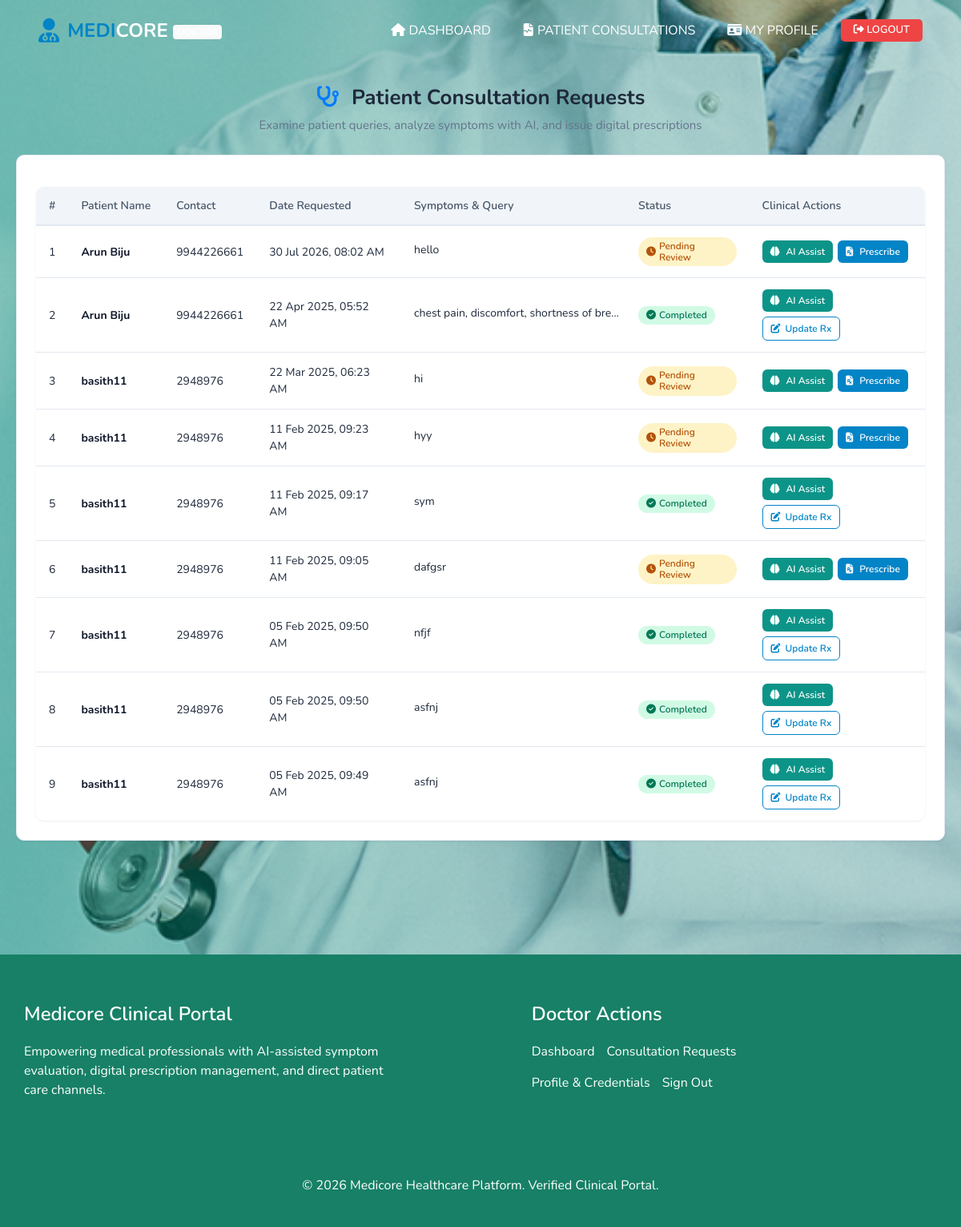
/Doctor/viewrequest/ (signed in), run on the app's committed database.
### User/models.py (models this page shows, shortened)
class tbl_request(models.Model):
    STATUS_PENDING = 0
    STATUS_ACCEPTED = 1
    STATUS_CHOICES = (
        (STATUS_PENDING, 'Pending'),
        (STATUS_ACCEPTED, 'Prescribed / Accepted'),
    )
    request_details = models.CharField(max_length=255)
    request_date = models.DateTimeField(auto_now_add=True)
    request_status = models.IntegerField(default=0, choices=STATUS_CHOICES, db_index=True)
    user = models.ForeignKey(tbl_registration, on_delete=models.CASCADE, related_name='consultation_requests')
    dotor = models.ForeignKey(tbl_doctor, on_delete=models.CASCADE, related_name='consultation_requests')
    class Meta:
        verbose_name = "Consultation Request"
        verbose_name_plural = "Consultation Requests"
        ordering = ['-request_date']

### Guest/models.py (models this page shows, shortened)
class tbl_registration(models.Model):
    registration_name = models.CharField(max_length=100)
    registration_email = models.CharField(max_length=100, db_index=True)
    registration_contact = models.CharField(max_length=30)
    registration_address = models.CharField(max_length=255)
    place = models.ForeignKey(tbl_place, on_delete=models.CASCADE, related_name='registrations')
    registration_photo = models.FileField(upload_to="Assets/Files/User")
    registration_password = models.CharField(max_length=128)
    class Meta:
        verbose_name = "User / Patient"
        verbose_name_plural = "Users / Patients"
        ordering = ['registration_name']

### Doctor/views.py (the view)
# urls.py: path('viewrequest/',views.viewrequest,name='viewrequest'),
@doctor_required
def viewrequest(request):
    doctor = get_object_or_404(tbl_doctor, id=request.session["did"])
    request_qs = tbl_request.objects.filter(dotor=doctor).select_related('user').order_by('-request_date')
    paginator = Paginator(request_qs, 10)
    page_number = request.GET.get('page')
    page_obj = paginator.get_page(page_number)
    return render(request, 'Doctor/ViewRequest.html', {
        'requestview': page_obj,
        'page_obj': page_obj,
    })

### mainproject/security.py (called while the page is built)
def doctor_required(view_func):
    @wraps(view_func)
    def _wrapped(request, *args, **kwargs):
        did = request.session.get("did")
        role = request.session.get("role")
        if not did or role != "doctor":
            messages.error(request, "Please log in as a doctor to access this page.")
            return redirect("Guest:login")
        from Guest.models import tbl_doctor
        doctor = tbl_doctor.objects.filter(id=did).first()
        if not doctor:
            request.session.flush()
            messages.error(request, "Doctor account not found. Please log in again.")
            return redirect("Guest:login")
        if doctor.doctor_status != 1:
            messages.error(request, "Your doctor account is pending administrator approval.")
            return redirect("Guest:login")
        return view_func(request, *args, **kwargs)
    return _wrapped

### Doctor/Templates/Doctor/ViewRequest.html (shortened to what this page needs)
{% extends 'Doctor/Head.html' %}
{% block content %}
<div class="medicore-page-container">
  <div class="medicore-page-header">
    <h2 class="medicore-page-title"><i class="fas fa-stethoscope text-primary mr-2"></i> Patient Consultation Requests</h2>
    <p class="medicore-page-subtitle">Examine patient queries, analyze symptoms with AI, and issue digital prescriptions</p>
  </div>
  <div class="medicore-card">
    <div class="medicore-table-responsive">
      <table class="medicore-table">
        <thead>
          <tr>
            <th>#</th>
            <th>Patient Name</th>
            <th>Contact</th>
            <th>Date Requested</th>
            <th>Symptoms & Query</th>
            <th>Status</th>
            <th>Clinical Actions</th>
          </tr>
        </thead>
        <tbody>
          {% for i in requestview %}
          <tr>
            <td>{{ forloop.counter }}</td>
            <td>
              <strong style="color: #0f172a;">{{ i.user.registration_name }}</strong>
            </td>
            <td>{{ i.user.registration_contact }}</td>
            <td>{{ i.request_date|date:"d M Y, h:i A" }}</td>
            <td style="max-width: 280px;">
              <span class="text-truncate d-inline-block" style="max-width: 260px;" title="{{ i.request_details }}">{{ i.request_details }}</span>
            </td>
            <td>
              {% if i.request_status == 1 %}
              <span class="medicore-badge badge-completed"><i class="fas fa-check-circle"></i> Completed</span>
              {% else %}
              <span class="medicore-badge badge-pending"><i class="fas fa-clock"></i> Pending Review</span>
              {% endif %}
            </td>
            <td>
              <div class="d-flex flex-wrap" style="gap: 6px;">
                <a href="{% url 'Doctor:checkdisease' i.id %}" class="btn-medicore-secondary btn-medicore-sm" title="AI Symptom Evaluation Tool">
                  <i class="fas fa-brain"></i> AI Assist
                </a>
                {% if i.request_status == 0 %}
                <a href="{% url 'Doctor:prescription' i.id %}" class="btn-medicore-primary btn-medicore-sm" title="Upload Prescription">
                  <i class="fas fa-file-prescription"></i> Prescribe
                </a>
                {% else %}
                <a href="{% url 'Doctor:prescription' i.id %}" class="btn-medicore-outline btn-medicore-sm" title="Re-upload or Update Prescription">
                  <i class="fas fa-edit"></i> Update Rx
                </a>
                {% endif %}
              </div>
            </td>
          </tr>
          {% endfor %}
        </tbody>
      </table>
    </div>
  </div>
</div>
{% endblock content %}

### Guest/static/Main/css/style.css (style rules this page uses)
body { font-family: 'Nunito', sans-serif; color: #000000; background-color: #fefefe; overflow-x: hidden; }
a, a:hover, a:focus { text-decoration: none; }

### Guest/static/Main/css/medicore-theme.css (style rules this page uses)
:root { --medicore-primary: #0284c7; --medicore-primary-hover: #0369a1; --medicore-primary-light: #e0f2fe; --medicore-secondary: #0d9488; --medicore-secondary-hover: #0f766e; --medicore-accent: #3b82f6; --medicore-bg: #f8fafc; --medicore-card-bg: #ffffff; --medicore-text-main: #1e293b; --medicore-text-muted: #64748b; --medicore-text-light: #94a3b8; --medicore-border: #e2e8f0; --medicore-border-focus: #38bdf8; --medicore-success: #10b981; --medicore-success-light: #d1fae5; --medicore-warning: #f59e0b; --medicore-warning-light: #fef3c7; --medicore-danger: #ef4444; --medicore-danger-light: #fee2e2; --medicore-info: #0ea5e9; --medicore-info-light: #e0f2fe; --medicore-shadow-sm: 0 1px 3px rgba(0, 0, 0, 0.07); --medicore-shadow-md: 0 4px 6px -1px rgba(0, 0, 0, 0.08), 0 2px 4px -1px rgba(0, 0, 0, 0.04); --medicore-shadow-lg: 0 10px 15px -3px rgba(0, 0, 0, 0.08), 0 4px 6px -2px rgba(0, 0, 0, 0.03); --medicore-radius-sm: 6px; --medicore-radius-md: 10px; --medicore-radius-lg: 16px; --medicore-radius-full: 9999px; }
.medicore-page-container { max-width: 1200px; margin: 30px auto; padding: 0 20px 40px 20px; }
.medicore-page-header { margin-bottom: 25px; text-align: center; }
.medicore-page-title { font-size: 26px; font-weight: 700; color: var(--medicore-text-main); margin-bottom: 8px; }
.medicore-page-subtitle { font-size: 15px; color: var(--medicore-text-muted); }
.medicore-card { background: var(--medicore-card-bg); border: 1px solid var(--medicore-border); border-radius: var(--medicore-radius-md); box-shadow: var(--medicore-shadow-sm); padding: 24px; margin-bottom: 24px; transition: box-shadow 0.2s ease, transform 0.2s ease; }
.btn-medicore-primary { background-color: var(--medicore-primary); color: #ffffff !important; border: none; padding: 9px 18px; font-size: 14px; font-weight: 600; border-radius: var(--medicore-radius-sm); cursor: pointer; display: inline-flex; align-items: center; gap: 8px; transition: background-color 0.2s ease, transform 0.1s ease; text-decoration: none !important; }
.btn-medicore-secondary { background-color: var(--medicore-secondary); color: #ffffff !important; border: none; padding: 9px 18px; font-size: 14px; font-weight: 600; border-radius: var(--medicore-radius-sm); cursor: pointer; display: inline-flex; align-items: center; gap: 8px; transition: background-color 0.2s ease; text-decoration: none !important; }
.btn-medicore-outline { background-color: transparent; color: var(--medicore-primary) !important; border: 1px solid var(--medicore-primary); padding: 8px 16px; font-size: 14px; font-weight: 600; border-radius: var(--medicore-radius-sm); cursor: pointer; display: inline-flex; align-items: center; gap: 6px; transition: all 0.2s ease; text-decoration: none !important; }
.btn-medicore-sm { padding: 5px 10px; font-size: 12px; }
.medicore-badge { display: inline-flex; align-items: center; gap: 4px; padding: 4px 10px; font-size: 12px; font-weight: 600; border-radius: var(--medicore-radius-full); line-height: 1.2; }
.badge-pending { background-color: var(--medicore-warning-light); color: #b45309; }
.badge-completed, .badge-delivered { background-color: var(--medicore-success-light); color: #047857; }
.medicore-table-responsive { width: 100%; overflow-x: auto; -webkit-overflow-scrolling: touch; margin-top: 15px; border-radius: var(--medicore-radius-md); box-shadow: var(--medicore-shadow-sm); background: #ffffff; }
.medicore-table { width: 100%; border-collapse: collapse; text-align: left; font-size: 14px; }
.medicore-table th { background-color: #f1f5f9; color: #475569; font-weight: 600; padding: 13px 16px; border-bottom: 2px solid var(--medicore-border); white-space: nowrap; }
.medicore-table td { padding: 14px 16px; border-bottom: 1px solid var(--medicore-border); color: var(--medicore-text-main); vertical-align: middle; }
.medicore-table tr:last-child td { border-bottom: none; }

### data on the page
tbl_request: user.registration_name "Arun Biju", user.registration_contact "9944226661", request_date "30 Jul 2026, 08:02 AM", request_details "hello", request_status 0 (drawn)
tbl_request: user.registration_name "Arun Biju", user.registration_contact "9944226661", request_date "22 Apr 2025, 05:52 AM", request_details "chest pain, discomfort, shortness of bre…", request_status 1 (drawn)
tbl_request: user.registration_name "basith11", user.registration_contact "2948976", request_date "22 Mar 2025, 06:23 AM", request_details "hi", request_status 0 (drawn)
tbl_request: user.registration_name "basith11", user.registration_contact "2948976", request_date "11 Feb 2025, 09:23 AM", request_details "hyy", request_status 0 (drawn)
tbl_request: user.registration_name "basith11", user.registration_contact "2948976", request_date "11 Feb 2025, 09:17 AM", request_details "sym", request_status 1 (drawn)
tbl_request: user.registration_name "basith11", user.registration_contact "2948976", request_date "11 Feb 2025, 09:05 AM", request_details "dafgsr", request_status 0 (drawn)
tbl_request: user.registration_name "basith11", user.registration_contact "2948976", request_date "05 Feb 2025, 09:50 AM", request_details "nfjf", request_status 1 (drawn)
tbl_request: user.registration_name "basith11", user.registration_contact "2948976", request_date "05 Feb 2025, 09:50 AM", request_details "asfnj", request_status 1 (drawn)
tbl_request: user.registration_name "basith11", user.registration_contact "2948976", request_date "05 Feb 2025, 09:49 AM", request_details "asfnj", request_status 1 (drawn)
